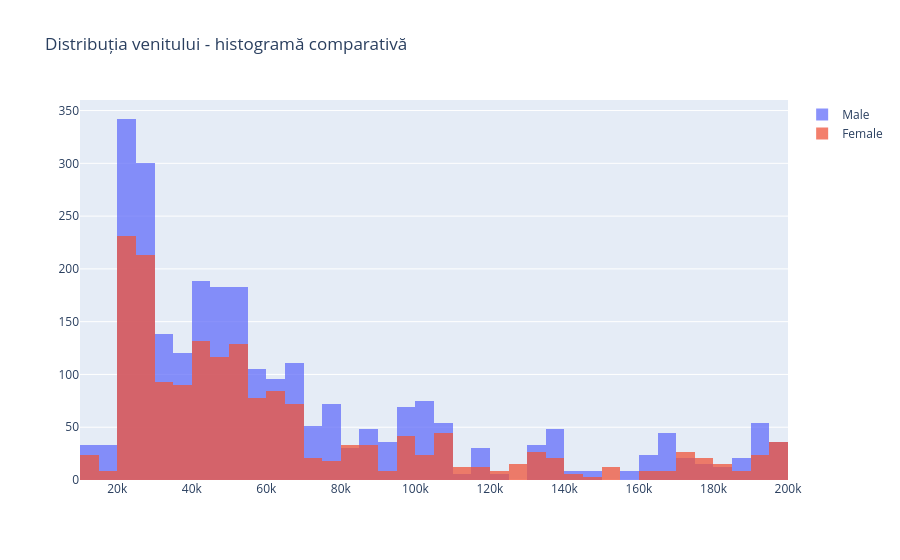

Notebook cell for this chart:
### Markdown cell above
Doua distributii in acelasi plot:

### Code cell
import plotly.graph_objects as go

import numpy as np

x0 = df3[df3.Gender == 'Male'].MonthlyIncome

x1 = df3[df3.Gender == 'Female'].MonthlyIncome

fig = go.Figure()
fig.add_trace(go.Histogram(x=x0, name ='Male'))
fig.add_trace(go.Histogram(x=x1, name = 'Female'))

# Overlay both histograms
fig.update_layout(barmode='overlay')
# Reduce opacity to see both histograms
fig.update_traces(opacity=0.75)
fig.update_layout(    title = 'Distribuția venitului - histogramă comparativă')
fig.show()

### Figure 1 — Plotly figure (JSON) as saved in the notebook; plotly's stock layout.template omitted (floating-point values rounded to 4 significant figures; data arrays with more than 128 entries replaced by an {"elided": "..."} marker saying what was removed)
{"data": [{"name": "Male", "opacity": 0.75, "type": "histogram", "x": {"elided": "2646 int values"}}, {"name": "Female", "opacity": 0.75, "type": "histogram", "x": {"elided": "1764 int values"}}], "layout": {"barmode": "overlay", "title": {"text": "Distribuția venitului - histogramă comparativă"}}}
